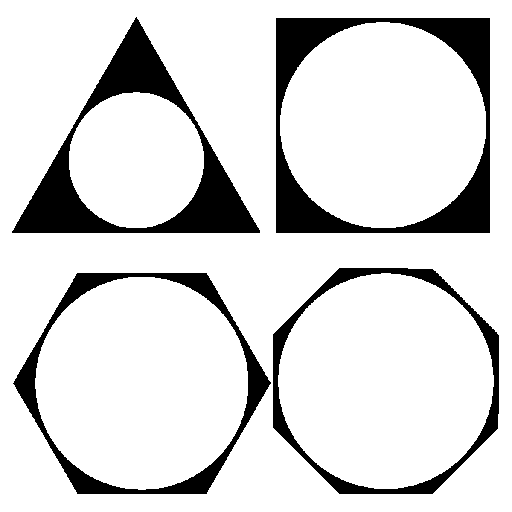
#> input picture trabalho1/poly.png, 512 x 512 px
$ jupyter execute trabalho1.ipynb   (shell and % lines are left out)
#> lines starting #> are read from the running program, lines starting #| are printed output that depends on the picture
[cell 1]
import numpy as np
from skimage import io
from scipy import ndimage
import matplotlib.pyplot as plt

[cell 2]
def plot_grid(imgs, titles, rows, cols, figsize):
    fig, axs = plt.subplots(rows, cols, figsize=figsize) # Cria um grid para as imgs
    for a, i, t in zip(axs.flatten(), imgs, titles):
        # Adiciona uma imagem (i) na posição correta (a):
        a.imshow(i, cmap='gray', aspect='equal', interpolation=None, vmin=0, vmax=255)
        a.set_title(t)
    # Desativa o eixo das imagens (separado pois o número de imgs pode não preencher o grid):
    for a in axs.flatten(): a.set_axis_off()

    plt.tight_layout()
    plt.show()
    return fig, axs

[cell 3]
h1 = np.array([
[0,   0, -1,  0,  0],
[0,  -1, -2, -1,  0],
[-1, -2, 16, -2, -1],
[0,  -1, -2, -1,  0],
[0,   0, -1,  0,  0]
])
h2 = np.array([
[1,  4,  6,  4, 1],
[4, 16, 24, 16, 4],
[6, 24, 36, 24, 6],
[4, 16, 24, 16, 4],
[1,  4,  6,  4, 1]
]) / 256
h3 = np.array([
[-1, 0, 1],
[-2, 0, 2],
[-1, 0, 1]
])
h4 = h3.T
h5 = np.array([
[-1, -1, -1],
[-1,  8, -1],
[-1, -1, -1]
])
h6 = np.ones((3, 3)) / 9
h7 = np.array([
[-1, -1,  2],
[-1,  2, -1],
[2,  -1, -1]
])
h8 = np.array([
[2,  -1, -1],
[-1,  2, -1],
[-1, -1,  2]
])
h9 = np.identity(9) / 9
h10 = np.array([
[-1, -1, -1, -1, -1],
[-1,  2,  2,  2, -1],
[-1,  2,  8,  2, -1],
[-1,  2,  2,  2, -1],
[-1, -1, -1, -1, -1]
]) / 8
h11 = np.array([
[-1, -1, 0],
[-1,  0, 1],
[0,   1, 1]
])

[cell 4]
from skimage.util import img_as_ubyte
# poly = 255 * io.imread('./poly.png', as_gray=True)  # convert to [0-255]
poly = img_as_ubyte(io.imread('./poly.png', as_gray=True)).astype(float)
#> poly: shape (512, 512) float64; min 0, max 255, mean 218.1
city = io.imread('./city.png', as_gray=True)
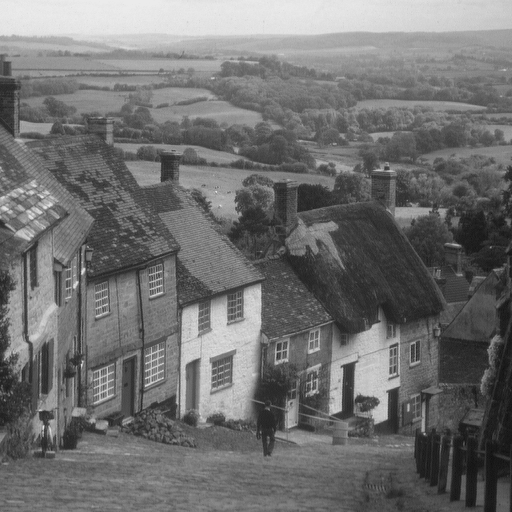
#> input picture trabalho1/city.png, 512 x 512 px
#> city is the input picture: shape (512, 512); min 16, max 235, mean 112.2
house = io.imread('./house.png', as_gray=True)
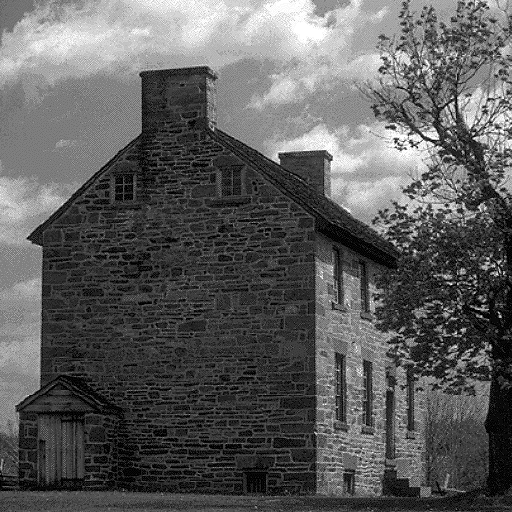
#> input picture trabalho1/house.png, 512 x 512 px
#> house is the input picture: shape (512, 512); min 0, max 255, mean 92.9
baboon = io.imread('./baboon.png', as_gray=True)
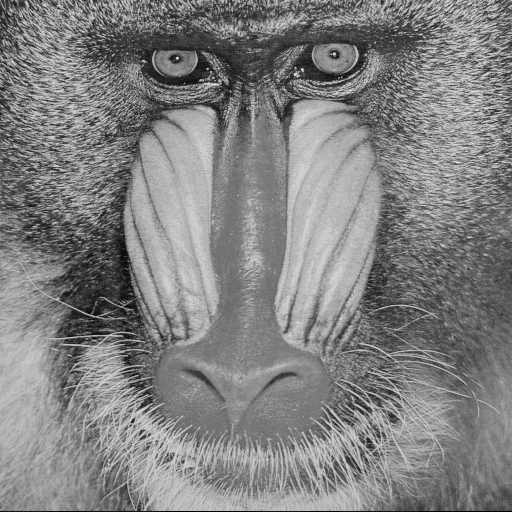
#> input picture trabalho1/baboon.png, 512 x 512 px
#> baboon is the input picture: shape (512, 512); min 0, max 230, mean 129.1
seagull = io.imread('./seagull.png', as_gray=True)
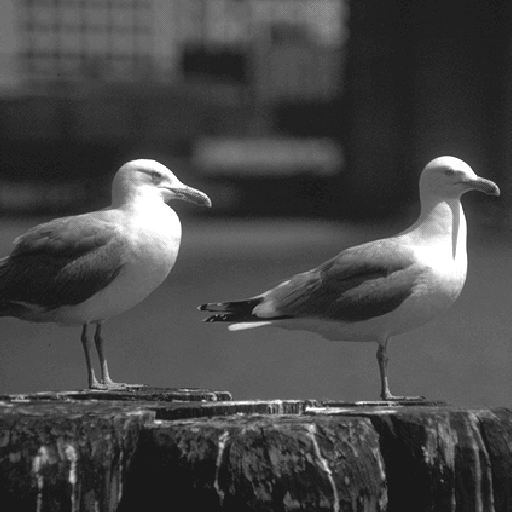
#> input picture trabalho1/seagull.png, 512 x 512 px
#> seagull is the input picture: shape (512, 512); min 24, max 255, mean 71.8
butterfly = io.imread('./butterfly.png', as_gray=True)
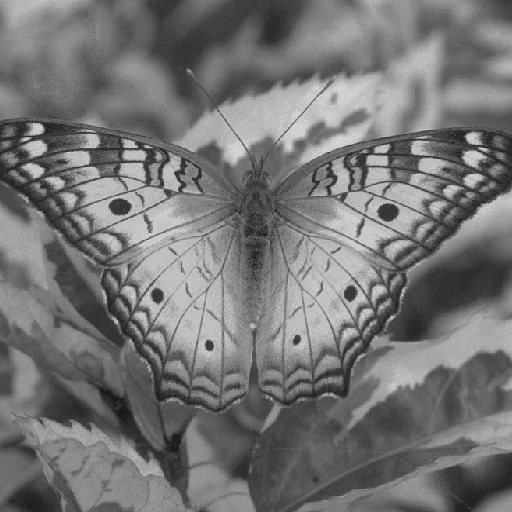
#> input picture trabalho1/butterfly.png, 512 x 512 px
#> butterfly is the input picture: shape (512, 512); min 27, max 212, mean 116.8
imgs = [poly, city, house, baboon, seagull, butterfly]

[cell 5]
f1, axs1 = plot_grid(imgs, range(1, 7), 1, 6, (14, 14))
#> the loop in plot_grid, `for a, i, t in zip(axs.flatten(), imgs, titles):` made 6 passes

[cell 6]
def resize_range(img):
    return (255.0 / np.max(img) * img).astype(int).clip(0, 255)


def bit_plane(img, bit=7):
    return (img.astype(int) & (1 << bit)) >> bit

[cell 7]
orig = poly
h32 = ndimage.convolve(orig, h3, mode='nearest') ** 2
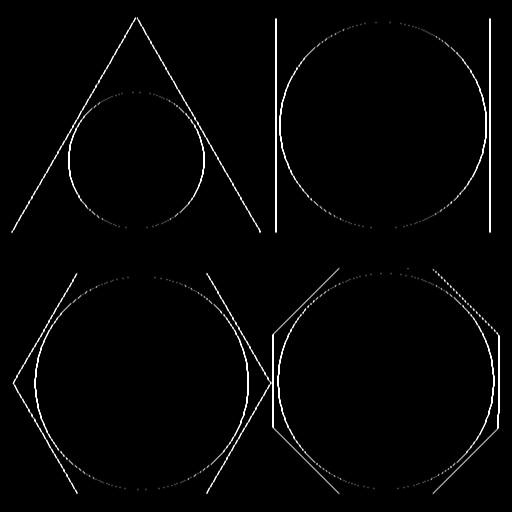
#> h32: shape (512, 512) float64; min 0, max 1040400, mean 20648.2; drawn with min black and max white
h42 = ndimage.convolve(orig, h4, mode='nearest') ** 2
r = np.sqrt(h32 + h42)
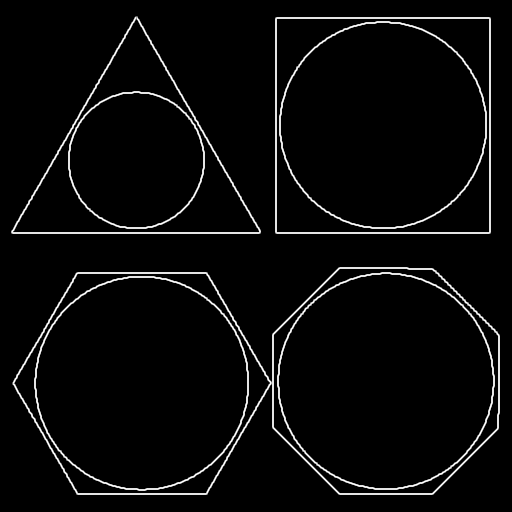
#> r: shape (512, 512) float64; min 0, max 1140.4, mean 43.7; drawn with min black and max white

h32 = resize_range(h32)
#> in resize_range, `return (255.0 / np.max(img) * img).astype(int).clip(0, 255)`:
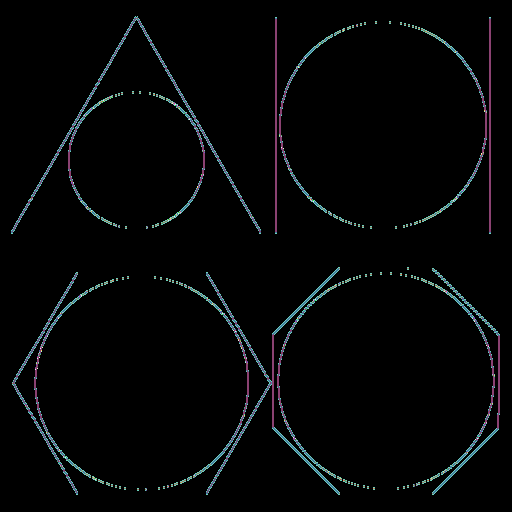
#> returned value: shape (512, 512) int64; 45 distinct labels, from 0 to 255; one colour per label, 0 black
h42 = resize_range(h42)
#> in resize_range (call 2), `return (255.0 / np.max(img) * img).astype(int).clip(0, 255)`:
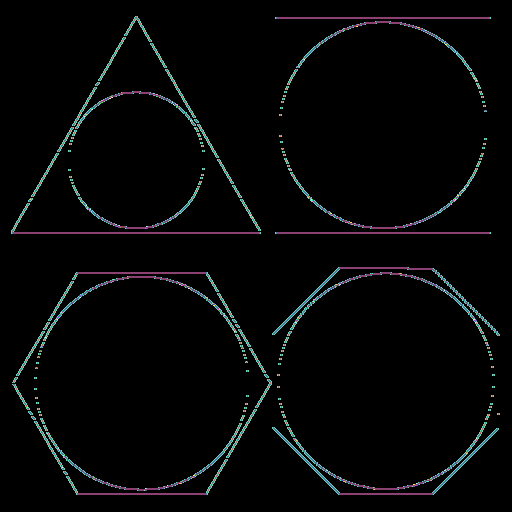
#> returned value: shape (512, 512) int64; 46 distinct labels, from 0 to 255; one colour per label, 0 black
r = resize_range(r)
#> in resize_range (call 3), `return (255.0 / np.max(img) * img).astype(int).clip(0, 255)`:
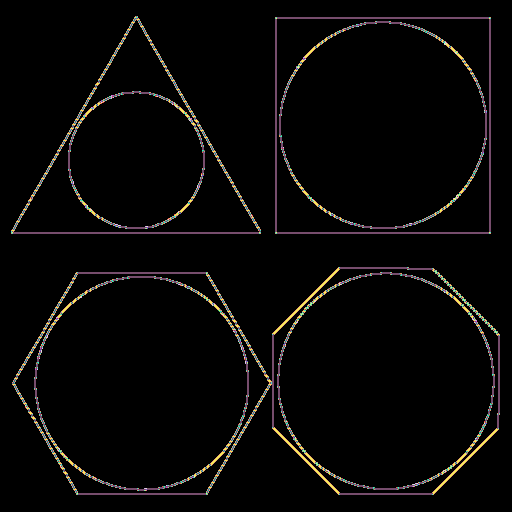
#> returned value: shape (512, 512) int64; 46 distinct labels, from 0 to 255; one colour per label, 0 black
f1, axs1 = plot_grid([orig, h32, h42, r], ['original', 'h3²', 'h4²', '√(h3²+h4²)'], 1, 4, (14, 14))
#> the loop in plot_grid (call 2), `for a, i, t in zip(axs.flatten(), imgs, titles):` made 4 passes
#> t on passes 1 to 4: 'original', 'h3²', 'h4²', '√(h3²+h4²)'
